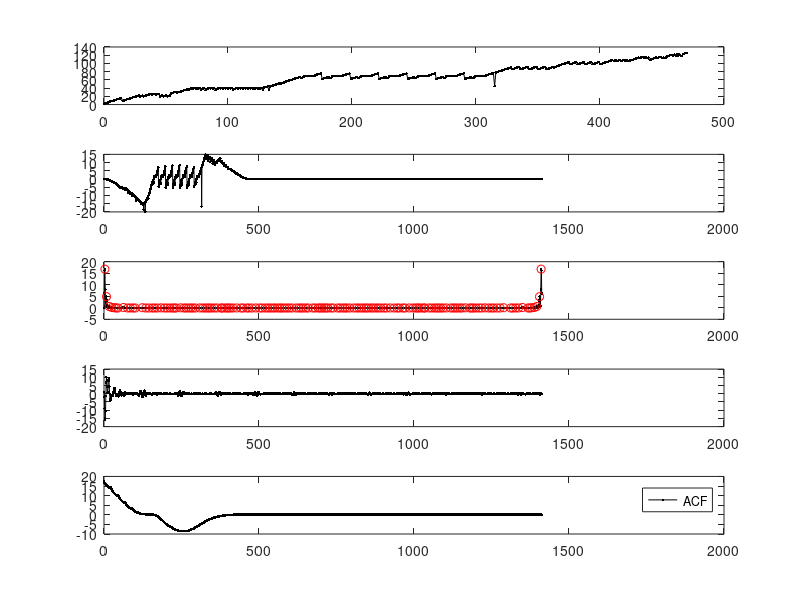

This figure's MATLAB source:
clc;
clear all;
close all;
pkg load signal;


% signal def
sig = [
2,3,4,5,6,7,8,9,10,11,12,13,14,15,16,9,10,11,12,13,14,15,16,17,18,19,20,21,22,20,21,22,20,21,22,23,24,25,26,24,25,26,24,25,26,20,21,22,20,21,22,20,21,22,27,28,29,30,31,29,30,31,32,33,34,35,36,37,35,38,39,40,39,40,39,40,39,40,35,38,39,40,35,38,39,40,39,40,39,40,35,38,39,40,39,40,39,40,39,40,39,40,39,40,35,38,39,40,39,40,39,40,39,40,39,40,39,40,39,40,39,40,39,40,39,40,39,40,35,41,42,43,44,35,44,45,46,47,48,49,50,51,52,50,53,54,55,56,57,58,59,60,61,62,63,64,65,66,67,64,65,68,69,70,69,70,69,70,69,70,71,72,73,74,75,76,62,63,64,65,66,67,64,65,68,69,70,69,70,69,70,69,70,71,72,73,74,75,76,62,63,64,65,66,67,64,65,68,69,70,69,70,69,70,69,70,71,72,73,74,75,76,62,63,64,65,66,67,64,65,68,69,70,69,70,69,70,69,70,71,72,73,74,75,76,62,63,64,65,66,67,64,65,68,69,70,69,70,69,70,69,70,71,72,73,74,75,76,62,63,64,65,66,67,64,65,68,69,70,69,70,69,70,69,70,71,72,73,74,75,76,62,63,64,65,66,67,64,65,68,69,70,69,70,69,70,69,70,71,72,73,74,75,76,77,45,78,79,80,81,82,83,84,85,86,87,88,89,90,86,87,88,89,90,91,90,86,87,88,89,90,91,90,86,87,88,89,90,91,90,86,87,88,89,90,91,90,86,87,88,89,90,91,90,92,93,94,95,96,97,98,99,100,101,102,103,98,99,100,101,102,103,98,99,100,101,102,103,98,99,100,101,102,103,98,99,100,101,102,103,98,99,100,101,102,103,104,105,106,107,108,106,107,108,106,107,108,106,107,108,106,107,108,106,107,108,109,110,111,112,113,114,113,114,115,116,113,114,113,114,109,110,111,112,113,114,113,114,115,116,113,114,113,114,117,118,119,120,121,119,122,119,122,119,122,119,118,123,124,125,126
];
signal = sig - mean(sig);
signal = signal .* hann(length(signal))';
signal = [signal zeros(1,2*length(signal))];
n = length(signal);

% ACF
acf = xcorr(signal,"unbiased");
acf = acf(n:length(acf));
acf = acf - mean(acf);

% DCT
ct = dct(signal);
ct_dev = std(ct);

% PSD
psd = abs(fft(signal)).^2;
psd = zscore(psd);
psd_dev = std(psd);
for i=2:1:length(psd)-1
	if (psd(i-1) < psd(i)) && (psd(i+1) < psd(i))
		peak(i)=1;
	end
end

% plots
figure;

subplot(5,1,1);
plot([0:length(sig)-1],sig,'k.-');

subplot(5,1,2);
plot([0:n-1],signal,'k.-');

subplot(5,1,3);
plot([0:n-1],psd,'k.-'); hold on;
plot(find(peak==1)-1,psd(find(peak==1)),'ro');
%plot([0:n-1],ones(1,n)*psd_dev,'r'); hold on;
%plot([0:n-1],ones(1,n)*psd_dev*2,'g'); hold on;
%plot([0:n-1],ones(1,n)*psd_dev*3,'b'); hold on;
%plot([0:n-1],ones(1,n)*psd_dev*4,'y'); hold on;
%plot([0:n-1],ones(1,n)*psd_dev*5,'k'); hold on;
%legend("PSD","std","2*std","3*std");

subplot(5,1,4);
plot([0:n-1],zscore((ct)),'k.-'); hold on;
%plot([0:n-1],ones(1,n)*ct_dev,'r');
%plot([0:n-1],ones(1,n)*ct_dev*2,'g');
%plot([0:n-1],ones(1,n)*ct_dev*3,'b');
%plot([0:n-1],ones(1,n)*ct_dev*4,'y');
%plot([0:n-1],ones(1,n)*ct_dev*5,'k');
%legend("CT","std","2*std","3*std");

subplot(5,1,5);
plot([0:n-1],acf,'k.-');
legend("ACF");

% --------

symbols = unique(sig);
for i=1:length(symbols)
	symbol = symbols(i);
	recpos = unique([1 find(sig==symbol) n]);
	if length(recpos) > 3 
		recsize = diff(recpos);
		m = mean(recsize);
		sd = std(recsize);
		cv = sd/m;
		% recsize std dev; recsize mean; #rec;
		score(symbol,:)=[symbol cv sd m length(recpos)];
	end
end


